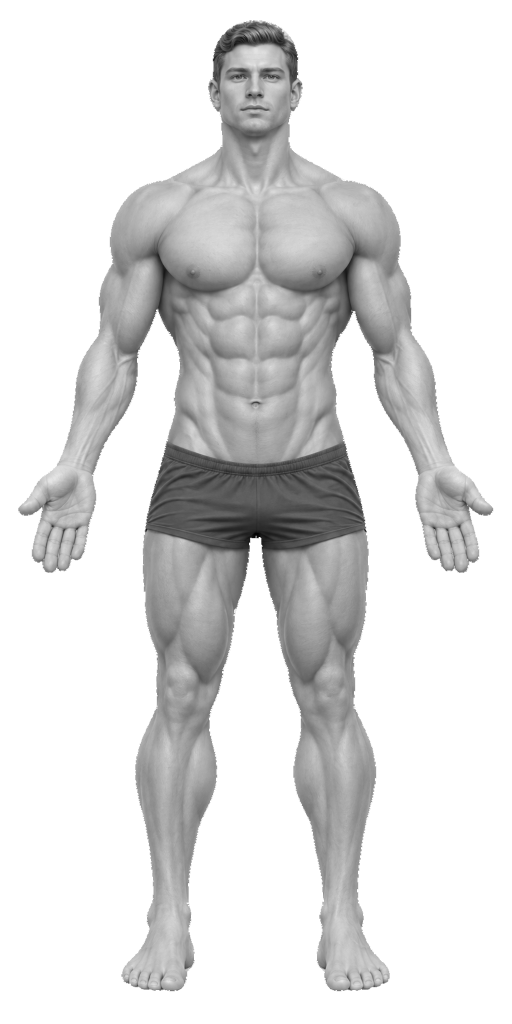
#> input picture docs/design/medias/corps-realiste/face.png, 1024 x 2048 px (shown at 1/2 size); its folder holds 2 pictures in this run
$ python preparer.py
#> lines starting #> are read from the running program, lines starting #| are printed output that depends on the picture; after the words box and inside, x2 and y2 are one past the last pixel; in counts of white or black regions, pixels touching at a corner belong together
"""Turns the realistic body renders (face.png, dos.png) into the app's base layer.

Writes packages/cresco_ui/assets/body/<side>-render.png: the grayscale body with a transparent
background (the white connected to the image border becomes transparent, white highlights inside
the body stay), 640 x 1280, gray + alpha. The muscle masks and the touch map still come from
../corps/extraire.py: the renders were aligned on those key-color maps (same silhouette box).

Run it after extraire.py: it also clears the shorts from the muscle masks, so the quadriceps,
glutes and hamstrings are tinted on the skin only (as in mockup G1-04).
"""
from pathlib import Path

from PIL import Image, ImageChops, ImageDraw, ImageFilter

HERE = Path(__file__).parent
OUT = HERE.parents[3] / 'packages' / 'cresco_ui' / 'assets' / 'body'
SIZE = (640, 1280)
WHITE_LEVEL = 246  # Pixels this light and connected to the border are background.
SHORTS_LEVEL = 110  # The shorts are the dark area flooded from the crotch.


def shorts(gray):
    """Mask (L, 255 = shorts) of the dark shorts, flood-filled from the middle of the hips."""
    w, h = gray.size
    dark = gray.point(lambda v: 255 if v < SHORTS_LEVEL else 0)
    dark = dark.filter(ImageFilter.MinFilter(3)).filter(ImageFilter.MaxFilter(3))
    seed = next((w // 2, y) for y in range(int(h * 0.44), int(h * 0.56), 4) if dark.getpixel((w // 2, y)) == 255)
    ImageDraw.floodfill(dark, seed, 128)
    return dark.point(lambda v: 255 if v == 128 else 0).filter(ImageFilter.MaxFilter(5))


def main():
    for side in ('face', 'dos'):
        gray = Image.open(HERE / f'{side}.png').convert('L')
        w, h = gray.size
#> w = 1024; h = 2048
        # Background: flood fill from every border pixel over near-white pixels.
        marker = gray.point(lambda v: 255 if v >= WHITE_LEVEL else 0)
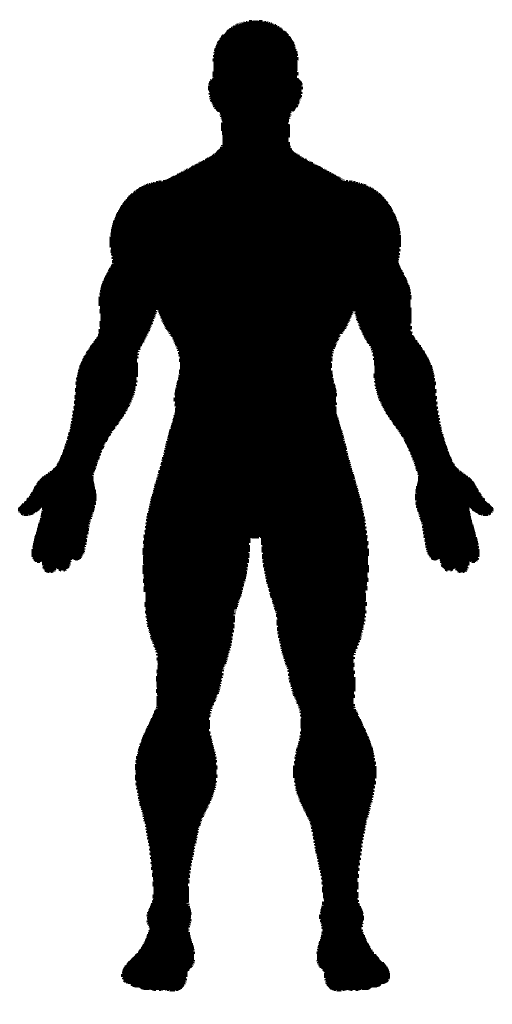
#> marker: PIL image 1024x2048 L (shown at 1/2 size); 65.6% white; 1 black region, box (x1, y1, x2, y2) and area: (36, 40, 987, 1983) 721097
        for x, y in [(0, 0), (w - 1, 0), (0, h - 1), (w - 1, h - 1), (w // 2, 0), (w // 2, h - 1)]:
            if marker.getpixel((x, y)) == 255:
                ImageDraw.floodfill(marker, (x, y), 128)
        alpha = marker.point(lambda v: 0 if v == 128 else 255)
        # Soft one-pixel edge instead of a jagged cut.
        alpha = alpha.filter(ImageFilter.GaussianBlur(0.8))
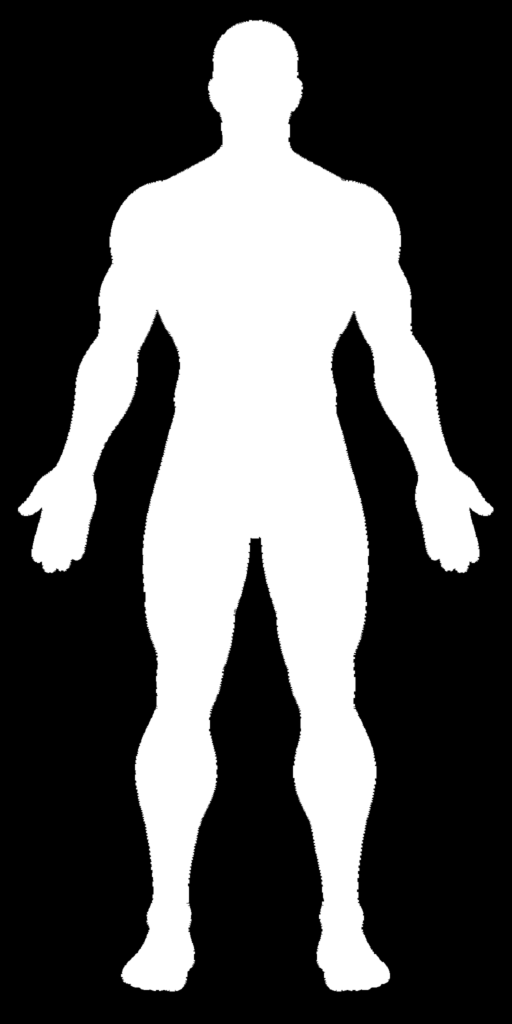
#> alpha: PIL image 1024x2048 L (shown at 1/2 size); min 0, max 255, mean 87.7
        render = Image.merge('LA', (gray, alpha)).resize(SIZE, Image.LANCZOS)
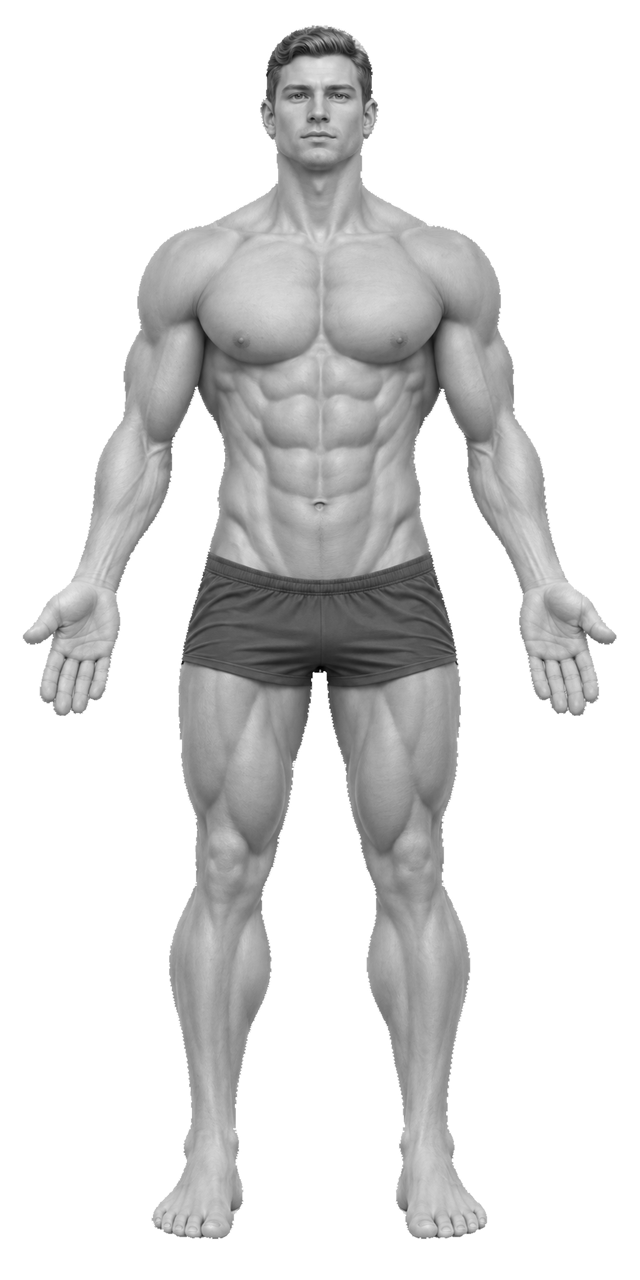
#> render: PIL image 640x1280 LA; mean R, G, B, A 56.6, 56.6, 56.6, 87.7; transparent parts drawn white
        render.save(OUT / f'{side}-render.png', optimize=True)
        cut = shorts(gray)
#> in shorts, `dark = gray.point(lambda v: 255 if v < SHORTS_LEVEL else 0)`:
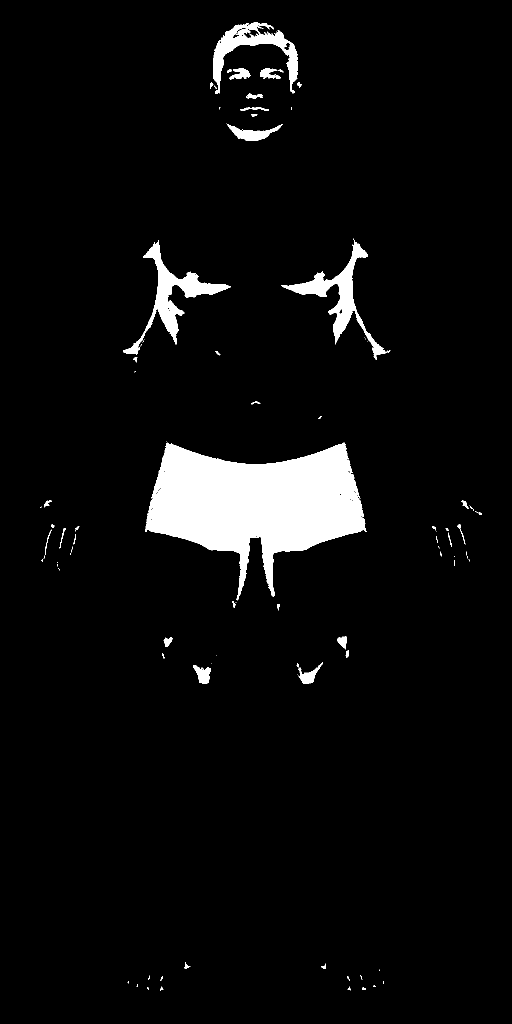
#> dark: PIL image 1024x2048 L (shown at 1/2 size); 5% white; 97 white regions (51 under 20 px), largest, box (x1, y1, x2, y2) and area: (290, 885, 733, 1201) 74181, (246, 480, 462, 710) 8548, (563, 477, 781, 720) 8159
#> in shorts, `dark = dark.filter(ImageFilter.MinFilter(3)).filter(ImageFilter.MaxFil..`:
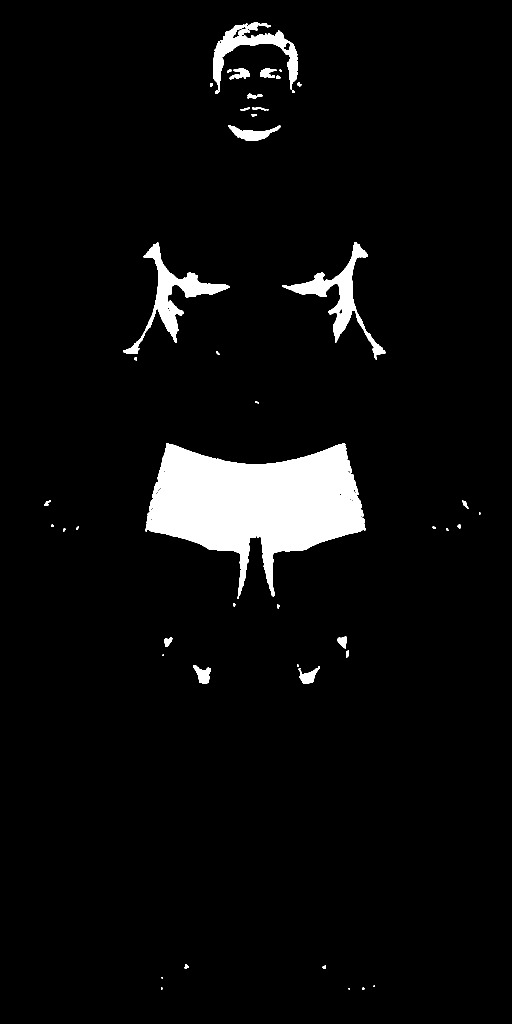
#> dark: PIL image 1024x2048 L (shown at 1/2 size); 4.9% white; 49 white regions (11 under 20 px), largest, box (x1, y1, x2, y2) and area: (291, 886, 731, 1193) 74005, (247, 485, 460, 708) 8458, (564, 484, 771, 719) 8072
#> in shorts, `seed = next((w // 2, y) for y in range(int(h * 0.44), int(h * 0.56), 4..`: seed = (512, 929)
#> in shorts, `ImageDraw.floodfill(dark, seed, 128)`:
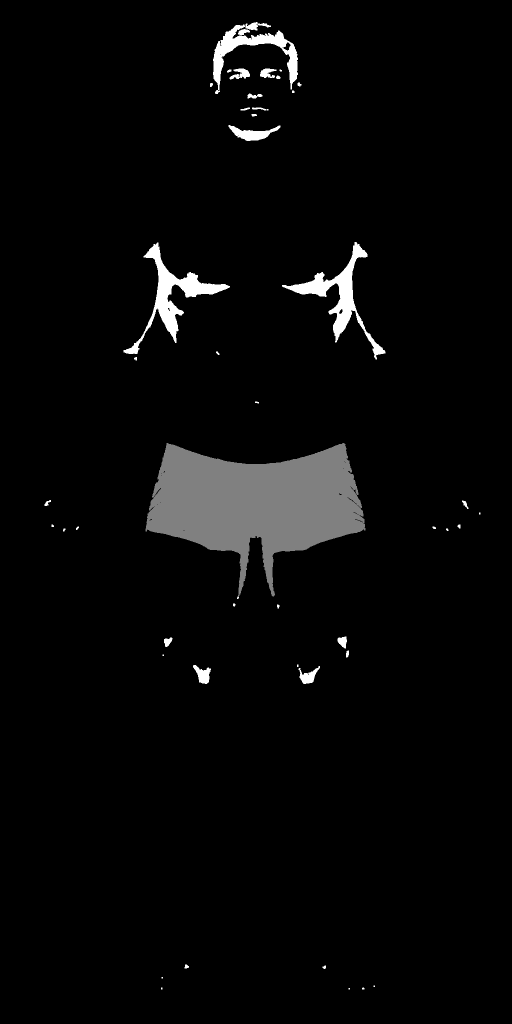
#> dark: PIL image 1024x2048 L (shown at 1/2 size); min 0, max 255, mean 8
#> in shorts, `return dark.point(lambda v: 255 if v == 128 else 0).filter(ImageFilter..`:
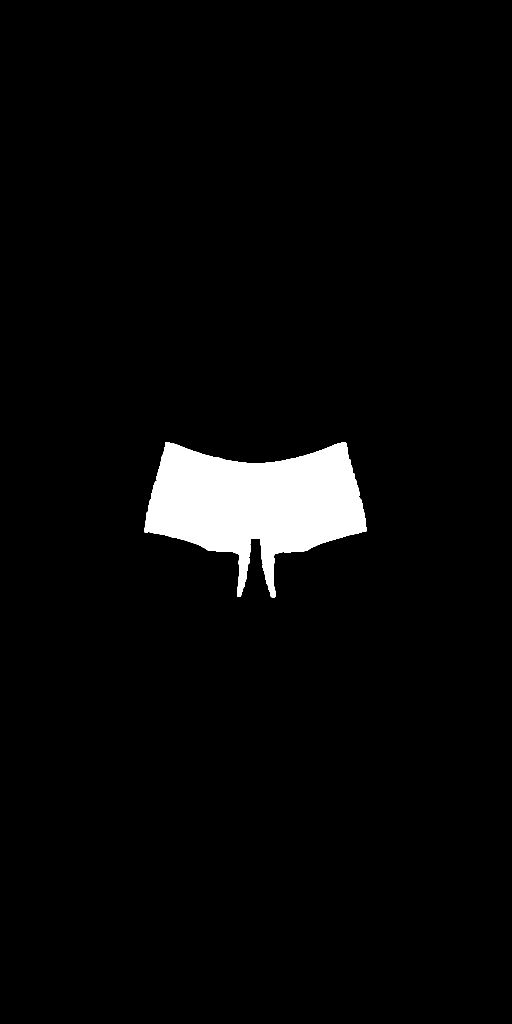
#> returned value: PIL image 1024x2048 L (shown at 1/2 size); 3.7% white; 1 white region, box (x1, y1, x2, y2) and area: (289, 884, 733, 1195) 78036
        for mask_file in OUT.glob(f'{side}-*.png'):
            if mask_file.stem.endswith(('-render', '-labels', '-base')):
                continue
            mask = Image.open(mask_file).convert('RGBA')
            r, g, b, a = mask.split()
            mask = Image.merge('RGBA', (r, g, b, ImageChops.subtract(a, cut.resize(mask.size))))
            mask.save(mask_file, optimize=True)
#> (the run stopped early here; a loop or call above may not have finished)
